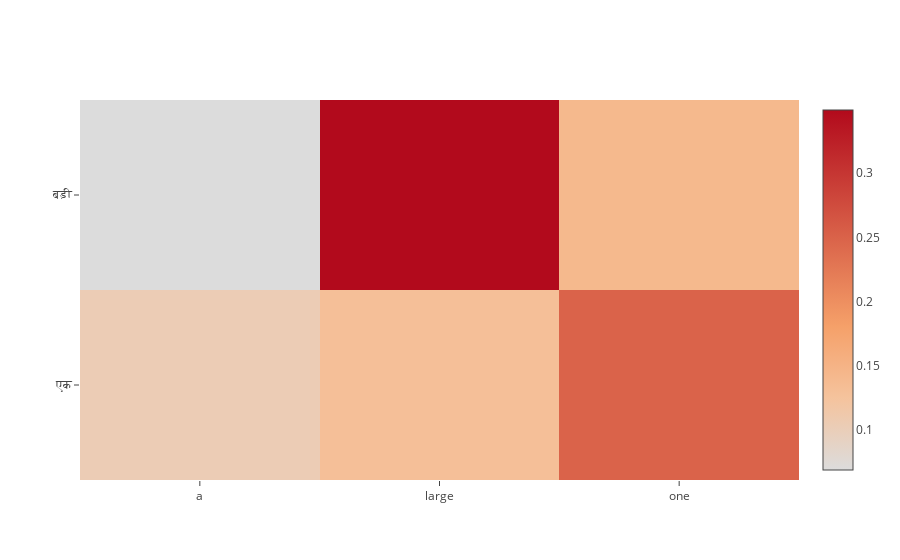

Here is the notebook cell this chart was saved with:
### Code cell
predict_random_val_sentence()

### Figure 1 — Plotly figure (JSON) as saved in the notebook; plotly's stock layout.template omitted (floating-point values rounded to 4 significant figures)
{"data": [{"colorscale": "Reds", "type": "heatmap", "uid": "e3671998-f03f-4402-926c-de5e5f42229c", "x": ["a", "large", "one"], "y": ["एक", "बड़ी", "एक"], "z": [[0.2275, 0.2262, 0.0982], [0.06859, 0.3493, 0.1415], [0.1037, 0.1304, 0.2489]]}], "layout": {}}
